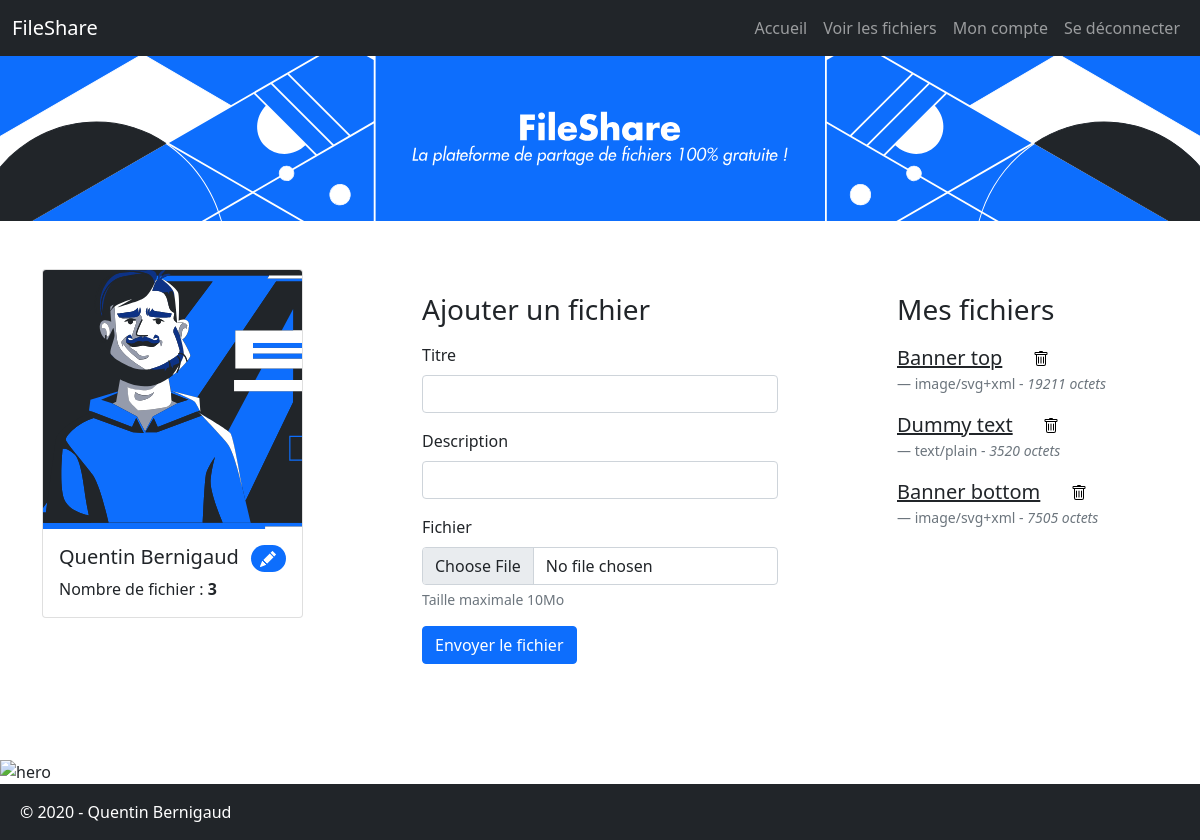
Screenshot of /user.php (signed in) with the database file from the repository.
### tables this page shows
CREATE TABLE IF NOT EXISTS `files` (
  `id` bigint(20) UNSIGNED NOT NULL AUTO_INCREMENT,
  `filename` varchar(1024) NOT NULL,
  `title` varchar(255) NOT NULL,
  `description` text NOT NULL,
  `size` bigint(20) NOT NULL,
  `type` varchar(255) NOT NULL,
  `userId` bigint(20) NOT NULL,
  UNIQUE KEY `id` (`id`)
);

### user.php (the view, shortened to what this page needs)
<?php
    require('./components/html-header.php');
    $connection = connectionDb();
    $query = $connection->prepare('SELECT * FROM files WHERE userId = :userId');
	$query->execute(['userId' => $_SESSION['user']['id']]);
    $files = $query->fetchAll(PDO::FETCH_ASSOC);
    $query = $connection->prepare('SELECT avatar FROM users WHERE id = :userId');
    $query->execute(['userId' => $_SESSION['user']['id']]);
    $avatars = $query->fetchAll(PDO::FETCH_ASSOC);
?>
<div class="container mt-5 mb-5">
    <div class="row mt-5 justify-content-evenly">
        <div class="col-md-3">
            <div class="card">
                <img src="<?=$avatars[0]['avatar']?>" class="card-img-top">
                <div class="card-body">
                    <h5 class="card-title"><?=$_SESSION['user']['name']?><a href="./user-update.php"><span class="float-end badge rounded-pill bg-primary"><img src="./assets/images/edit.svg"></span></a></h5>
                    <p class="card-text">Nombre de fichier : <b><?=count($files)?></b></p>
                </div>
            </div>
        </div>
        <div class="col-md-1"></div>
        <div class="col-md-4">
            <h3 class="mt-4 mb-3">Ajouter un fichier</h3>
            <form action="./file-upload.php" method="POST" id="fileUpload" class="g-3 needs-validation"
                enctype='multipart/form-data' novalidate>
                <div class="mb-3">
                    <label for="fileTitle" class="form-label">Titre</label>
                    <input type="text" class="form-control" name="fileTitle" required>
                </div>
                <div class="mb-3">
                    <label for="fileDescription" class="form-label">Description</label>
                    <input type="text" class="form-control" name="fileDescription" required>
                </div>
                <div class="mb-3">
                    <label for="fileDescription" class="form-label">Fichier</label>
                    <input type="file" class="form-control" name="myFile" required>
                    <div name="fileHelp" class="form-text">Taille maximale 10Mo</div>
                </div>
                <input name="submit" type="submit" class="btn btn-primary" value="Envoyer le fichier">
            </form>
        </div>
        <div class="col-md-1"></div>
        <div class="col-md-3">
            <h3 class="mt-4 mb-3">Mes fichiers</h3>
            <?php foreach ($files as $file) {?>
            <blockquote class="blockquote">
                <p><a href="file.php?fileId=<?=$file['id']?>" class="link-dark"><?=$file['title']?></a>
                    <img style="cursor: pointer;margin-left:25px;" data-bs-toggle="modal"
                        data-bs-target="#modal<?=$file['id']?>" src="./assets/images/delete.svg"></p>
            </blockquote>
            <figcaption class="blockquote-footer"><?=$file['type']?> - <cite title="Source Title"><?=$file['size']?> octets</cite></figcaption>
            <?php } ?>
        </div>
    </div>
</div>
<?php require('./components/html-footer.php');?>

### rows the page displays
files: title "Banner top", type "image/svg+xml", size "19211"
files: title "Dummy text", type "text/plain", size "3520"
files: title "Banner bottom", type "image/svg+xml", size "7505"

### other values shown
$_SESSION['user']['name'] "Quentin Bernigaud"
count($files) "3"
